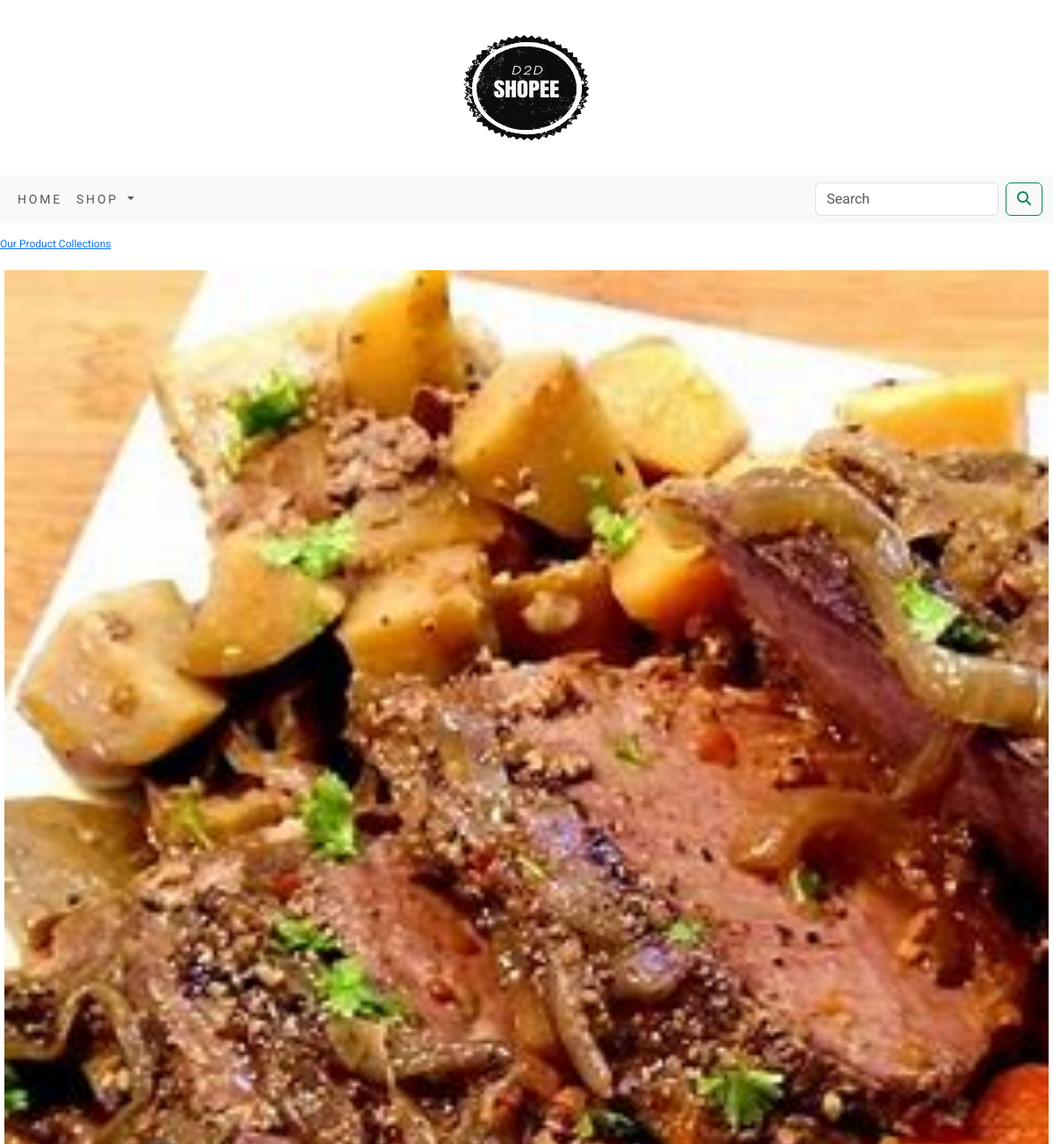
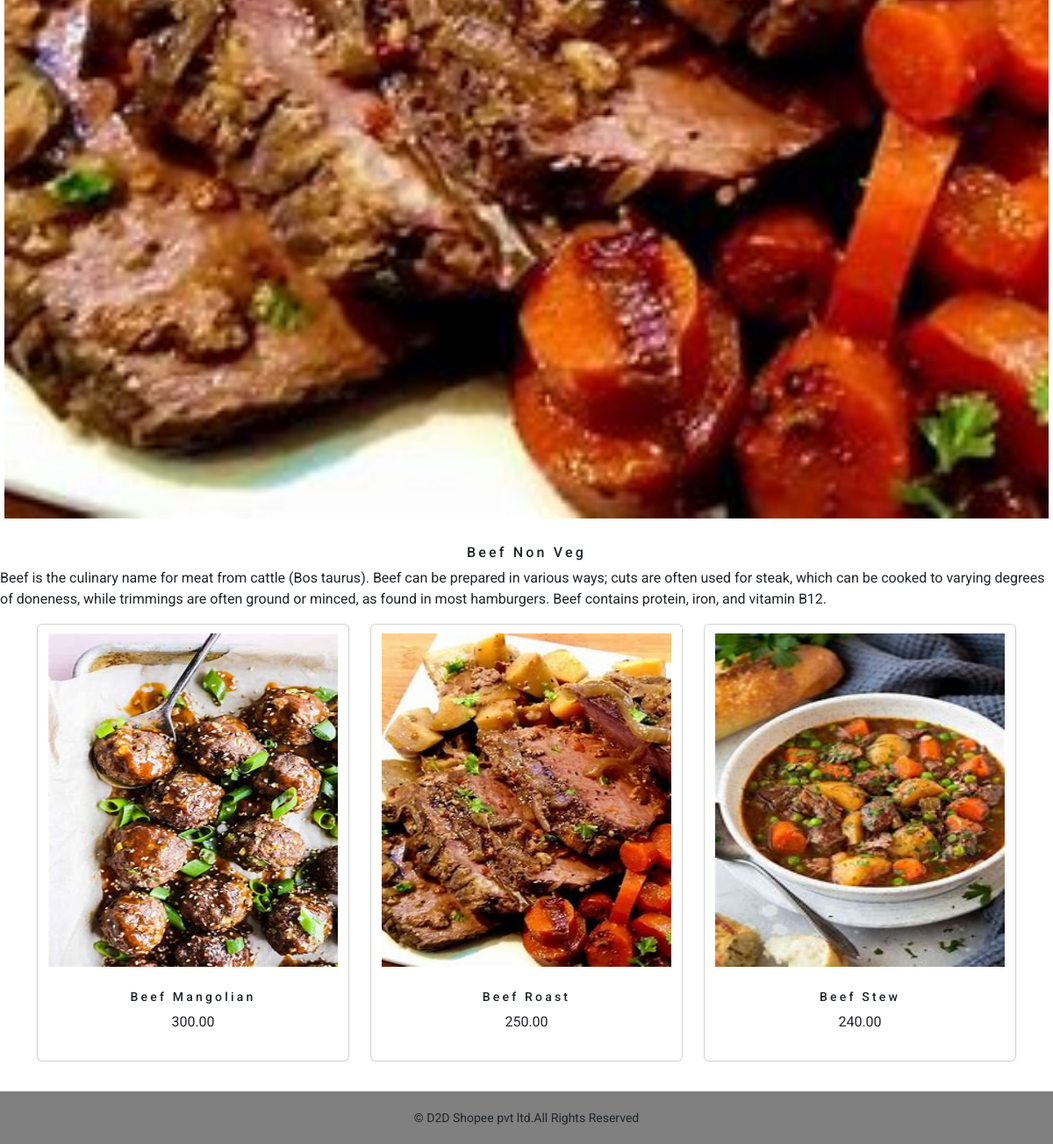
Page /beef-non-veg on the committed database (2 pictures, top to bottom).
### E_shop/models.py (models this page shows, shortened)
class Category(models.Model):
    name=models.CharField(max_length=250,unique=True)
    slug=models.SlugField(max_length=250,unique=True)
    description=models.TextField(blank=True)
    image=models.ImageField(upload_to='category',blank=True)
    class Meta:
        ordering=('name',)
        verbose_name='category'
        verbose_name_plural='categories'
    def get_url(self):
        return reverse('E_shop:products_by_category', args=[self.slug])

class Product(models.Model):
    name=models.CharField(max_length=250,unique=True)
    slug=models.SlugField(max_length=250,unique=True)
    description=models.TextField(blank=True)
    price=models.DecimalField(max_digits=10,decimal_places=2)
    category=models.ForeignKey(Category,on_delete=models.CASCADE)
    image = models.ImageField(upload_to='product', blank=True)
    stock=models.IntegerField()
    available=models.BooleanField(default=True)
    created=models.DateTimeField(auto_now_add=True)
    updated=models.DateTimeField(auto_now=True)
    def get_url(self):
        return reverse("E_shop:prodCatDetail",args=[self.category.slug,self.slug])
    class Meta:
        ordering=('name',)
        verbose_name='product'
        verbose_name_plural='products'

### E_shop/views.py (the view)
# urls.py: path('', views.allProdCat,name='allProdCat'),
def allProdCat(request,c_slug=None):
    c_page=None
    products_list=None
    if c_slug!=None:
        c_page=get_object_or_404(Category,slug=c_slug)
        products_list=Product.objects.all().filter(category=c_page,available=True)
    else:
        products_list=Product.objects.all().filter(available=True)
    paginator=Paginator(products_list,6)
    try:
        page=int(request.GET.get('page','1'))
    except:
        page=1
    try:
        products=paginator.page(page)
    except (EmptyPage,InvalidPage):
        products=paginator.page(paginator.num_pages)
    return render(request,'category.html',{'category':c_page,'products':products})

### E_shop/context_processors.py (called while the page is built)
def menu_links(request):
    links=Category.objects.all()
    return dict(links=links)

### cart/context_processors.py (called while the page is built)
def counter(request):
    item_count=0
    if 'admin' in request.path:
        return {}
    else:
        try:
            cart=Cart.objects.filter(cart_id=_cart_id(request))
            cart_items=CartItem.objects.all().filter(cart=cart[:1])
            for cart_item in cart_items:
                item_count += cart_item.quantity
        except Cart.DoesNotExist:
            item_count=0
    return dict(item_count=item_count)

### cart/views.py (called while the page is built)
def _cart_id(request):
    cart=request.session.session_key
    if not cart:
        cart=request.session.create()
    return  cart

### templates/category.html (shortened to what this page needs)
{% extends 'base.html' %}
{% load static %}
{% block content %}
  {% if category %}
    <div>
      <div class="row my_row_class">
          <div class="mx_auto">
              <p><a href="{% url 'E_shop:allProdCat' %}">Our Product Collections</a></p>
          </div>
      </div>
    </div>
  {% endif %}
<div class="mx_auto">
  {% if category %}
      <img class="my_image" src="{{category.image.url}}" alt="{{category.name}}">
</div>
   <br>
<div>
    <h1 class="text-center my_title">{{category.name}}</h1>
    <p class="text-justify">{{category.description}}</p>
</div>
{% endif %}
<div class="container">
    <div class="row mx_auto">
        {% for product in products.object_list %}
        <div class="my_bottom_margin col-9 col-sm-12 col-md-4 xol-lg-4">
            <div class="card text-center "  >
                <a href="{{product.get_url}}"><img class="card-img-top my_image"  src="{{product.image.url}}" alt="{{product.name}}" style="height:400px;width:350px;padding:10px;"></a>
            <div class="card-body">
                <h4>{{product.name}}</h4>
                <p>{{product.price}}</p>
            </div>
            </div>
        </div>
        {% endfor %}
    </div>
    <br>
</div>
{% endblock %}

### static/css/custom.css (style rules this page uses)
body { font-family: 'Roboto', sans-serif; }
.my_row_class { padding-top:15px; }
.my_row_class .mx_auto { color:#000; font-size:12px; }
.my_image { width:100%; padding:5px; }
.my_title { font-size:16px; text_transform:uppercase; letter-spacing:0.2rem; }
.my_bottom_margin { margin-bottom:10px; }
.card-body h4 { font-size:14px; text_transform:uppercase; letter-spacing:0.2rem; }

### rows in the picture
Category: image (picture), name "Beef Non Veg", description "Beef is the culinary name for meat from cattle (Bos taurus). Beef can be prepared in various ways; cuts are often used for steak, which can be cooked to varying degrees of doneness, while trimmings are often ground or minced, as found in most hamburgers. Beef contains protein, iron, and vitamin B12."
Product: image (picture), name "Beef Mangolian", price "300.00"
Product: image (picture), name "Beef Roast", price "250.00"
Product: image (picture), name "Beef Stew", price "240.00"
